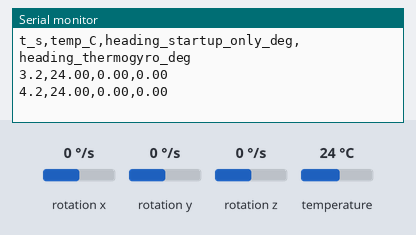
The sketch below on a simulated ESP32. Parts: the last lines printed to the serial monitor. Wiring (inferred from the names in the program): MPU-6050 motion sensor at I2C address 0x68. The inputs (shaded band) are chosen by the test bench; at power-on: rotation z 0 °/s, temperature 24 °C, rotation x 0 °/s, rotation y 0 °/s.

Above: at 4.4 s.
4.5 s: rotation z set to -192 °/s
At 5.7 s:
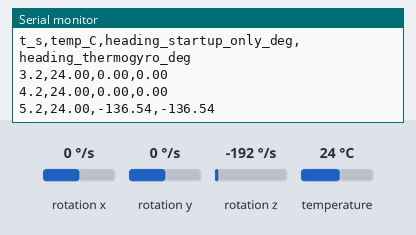
6.0 s: temperature set to 12 °C
At 6.6 s:
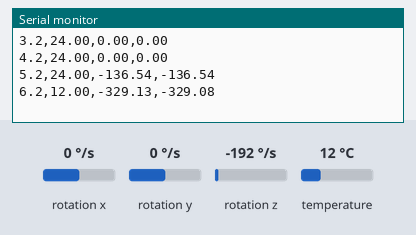
7.5 s: rotation z set to -100 °/s
At 9.0 s:
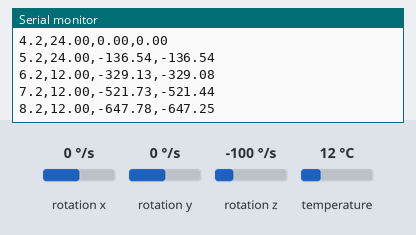
Timing chart, 0 to 10.5 s (numbered marks = the images above; inputs shaded):
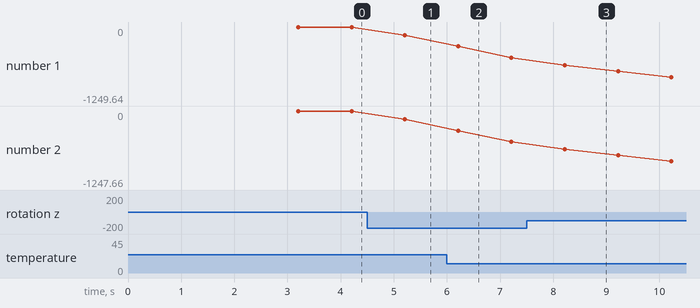

The sketch:

thermogyro_compensate.ino
```cpp
/*
  ThermoGyro compensation -- ESP32 + MPU-6050 heading with temperature-drift
  compensation and start-up anchoring.

  STATUS: written for this project but NOT yet run on hardware.

  1. Log your own chip with thermogyro_logger and fit it in the web app.
  2. Replace TG_CAL below with the block the app generates (the values here are
     the app's example fit for Cranfield IMU 2 -- a DIFFERENT chip; they will
     not be correct for your sensor, every MPU-6050 drifts differently).
  3. At power-on keep the board still for 3 s (start-up anchoring, measures
     b0 at temperature T0). After that ThermoGyro removes the temperature drift.
*/
#include <Wire.h>

struct TGAxis { float Tm, Ts, W[3]; };
// ---- paste the block from the web app here ----
const TGAxis TG_CAL[3] = {
  {20.40939f, 32.68828f, {-0.5403511f, 0.6153688f, -0.1405400f}},   // gx (example: Cranfield IMU 2)
  {20.40939f, 32.68828f, {-1.332089f, 0.1918704f, -0.03929479f}},   // gy
  {20.40939f, 32.68828f, {-2.587306f, 0.6652648f, 0.08029898f}},    // gz
};
// -----------------------------------------------

const uint8_t MPU = 0x68;
float b0[3] = {0, 0, 0}, T0 = 25.0f, heading = 0, headingRaw = 0;
uint32_t lastUs;

float tg_curve(int axis, float T) {
  const TGAxis &c = TG_CAL[axis]; float z = (T - c.Tm) / c.Ts;
  return c.W[0] + c.W[1] * z + c.W[2] * z * z;
}

void readMPU(float &T, float g[3]) {
  Wire.beginTransmission(MPU); Wire.write(0x41); Wire.endTransmission(false);
  Wire.requestFrom(MPU, (uint8_t)8);
  int16_t t = (Wire.read() << 8) | Wire.read();
  for (int i = 0; i < 3; i++) { int16_t v = (Wire.read() << 8) | Wire.read(); g[i] = v / 131.0f; }
  T = t / 340.0f + 36.53f;
}

void setup() {
  Serial.begin(115200);
  Wire.begin(21, 22); Wire.setClock(400000);
  Wire.beginTransmission(MPU); Wire.write(0x6B); Wire.write(0x01); Wire.endTransmission();
  Wire.beginTransmission(MPU); Wire.write(0x1B); Wire.write(0x00); Wire.endTransmission();
  delay(200);
  // start-up anchoring: 3 s still
  float sum[3] = {0, 0, 0}, sT = 0, T, g[3]; int n = 0;
  uint32_t t0 = millis();
  while (millis() - t0 < 3000) { readMPU(T, g); for (int i = 0; i < 3; i++) sum[i] += g[i]; sT += T; n++; delay(5); }
  for (int i = 0; i < 3; i++) b0[i] = sum[i] / n;
  T0 = sT / n;
  lastUs = micros();
  Serial.println("t_s,temp_C,heading_startup_only_deg,heading_thermogyro_deg");
}

void loop() {
  float T, g[3]; readMPU(T, g);
  uint32_t now = micros(); float dt = (now - lastUs) * 1e-6f; lastUs = now;
  float gzComp = g[2] - (b0[2] + tg_curve(2, T) - tg_curve(2, T0));
  headingRaw += (g[2] - b0[2]) * dt;
  heading += gzComp * dt;
  static uint32_t lastPrint = 0;
  if (millis() - lastPrint >= 1000) {
    lastPrint = millis();
    Serial.printf("%.1f,%.2f,%.2f,%.2f\n", millis() / 1000.0f, T, headingRaw, heading);
  }
  delay(5);
}
```

Measured:
- after the input at 4.5 s, the serial monitor: prints a new line after 0.71 s (image 1)
- after the input at 6.0 s, the serial monitor: prints a new line after 0.21 s (image 2)
- after the input at 7.5 s, the serial monitor: prints a new line after 0.72 s (image 3)
- plotted number 1: 0 → -136.54 after the input at 4.5 s, -521.73 → -1249.64 after the input at 7.5 s
- plotted number 2: 0 → -136.54 after the input at 4.5 s, -136.54 → -521.44 after the input at 6.0 s, -521.44 → -1247.66 after the input at 7.5 s
